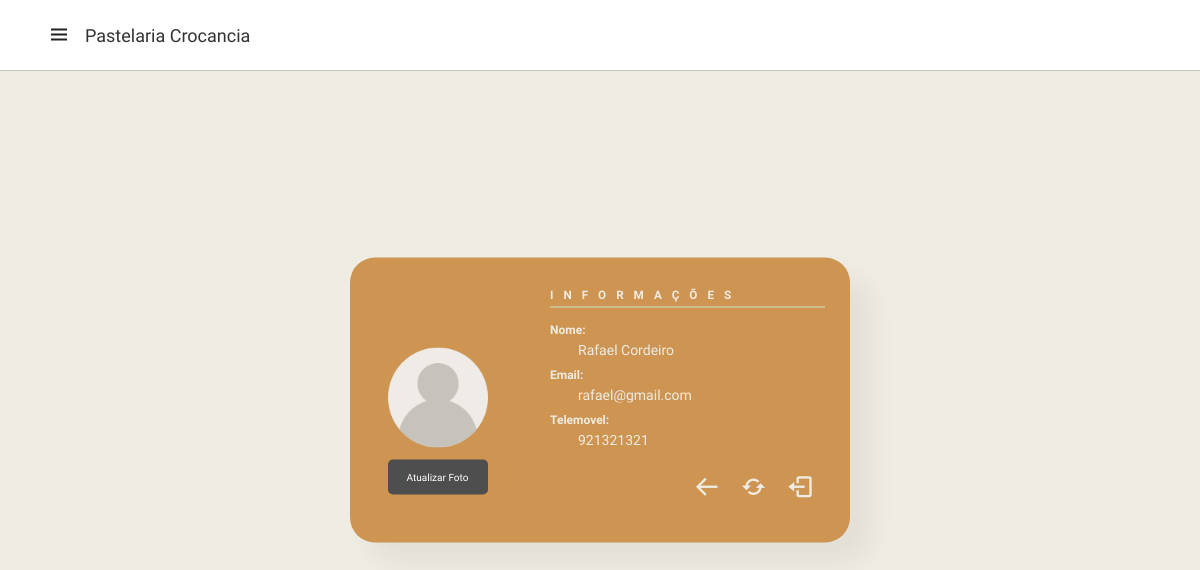
The app's page /editProfile.php (signed in), older data.
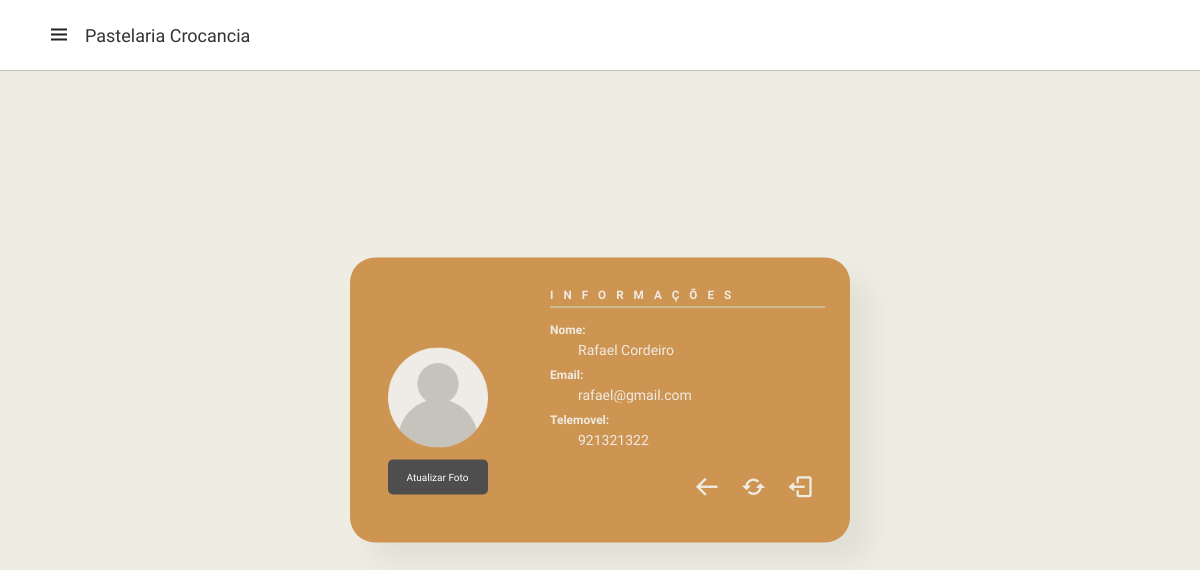
The same page, newer data.
### tables this page shows
CREATE TABLE "Clientes" (
	"ID"	INTEGER NOT NULL,
	"Nome"	VARCHAR NOT NULL,
	"Email"	varchar NOT NULL,
	"Senha"	varchar NOT NULL,
	"Telefone"	INTEGER NOT NULL,
	"role"	varchar DEFAULT 'user',
	"dataRegisto"	dateTime,
	"Perfil"	varchar DEFAULT '.\img\icon\profile.png',
	PRIMARY KEY("ID")
);

### includes/profile.inc.php (called while the page is built, shortened)
<?php
include('/includes/conn.php');
$userId = $_SESSION["userid"];
$query = "SELECT * FROM Clientes WHERE ID = :userid";
$stmt = $db->prepare($query);
$stmt->bindValue(':userid', $userId, SQLITE3_INTEGER);
$result = $stmt->execute();
$user = array();
while ($row = $result->fetchArray(SQLITE3_ASSOC)) {
    $user[] = array($row['Nome'], $row['Email'], $row['Telefone'], $row['Perfil']);
}

### editProfile.php (the view, shortened to what this page needs)
<!DOCTYPE html>
<html lang="en">
<head>
    <link rel="stylesheet" href="https://cdnjs.cloudflare.com/ajax/libs/font-awesome/6.5.1/css/all.min.css">
    <link rel="stylesheet" href="https://cdn.jsdelivr.net/npm/swiper@11/swiper-bundle.min.css" />
    <link rel="stylesheet" href="https://cdnjs.cloudflare.com/ajax/libs/toastr.js/latest/toastr.min.css">
    <link href='https://unpkg.com/boxicons@2.1.4/css/boxicons.min.css' rel='stylesheet'>
    <link rel="stylesheet" href="style.css">
</head>
<body>
    <nav>
        <div class="logo">
            <i class='bx bx-menu menu-icon'></i>
            <span class="logo-name">Pastelaria Crocancia</span>
        </div>
    </nav>
    <section class="profile">
    <div class="wrapper">
            <?php
                include('/includes/profile.inc.php');
                foreach ($user as $info) {
                $nome = $info[0];
                $email = $info[1];
                $telemovel = $info[2];
                $image_perfil = $info[3];
            ?>
        <div class="left">
            <form action="includes/editProfile.inc.php" method="post" enctype="multipart/form-data">
                <img src="<?php echo $image_perfil; ?>" alt="" width="100">
                <label for="fileInput" class="label-ABC">Atualizar Foto</label>
                </div>
        <div class="right">
            <div class="info">
                <h3>Informações</h3>
                    <div class="info_data">
                            <div class="data">
                                <h4>Nome:</h4>
                                <p><input type="text" id="name" name="name" value="<?php echo htmlspecialchars($nome); ?>"></p>
                            </div>
                            <div class="data">
                                <h4>Email:</h4>
                                <p><input type="email" id="email" name="email" value="<?php echo htmlspecialchars($email); ?>"></p>
                            </div>
                            <div class="data">
                                <h4>Telemovel:</h4>
                                <p><input type="text" id="telemovel" name="telemovel" value="<?php echo htmlspecialchars($telemovel); ?>"></p>
                            </div>
                    </div>
                </div>
                <div class="btn">
                    <ul>
                        <a href="index.php"><i class='bx bx-arrow-back icon'></i></a>
                        <button type="submit" id="btnSubmit" class="s-btnn"><i class='bx bx-refresh icon'></i></button>
                        <a href="includes/logout.inc.php"><i class='bx bx-log-out icon'></i></a>
                    </ul>
                </div>
        </div>
    </div>
    <?php } ?>
</section>
</body>
</html>

Row changes from the older to the newer data that the page shows:
changed clientes "Rafael Cordeiro": telemovel "921321321" → "921321322"
